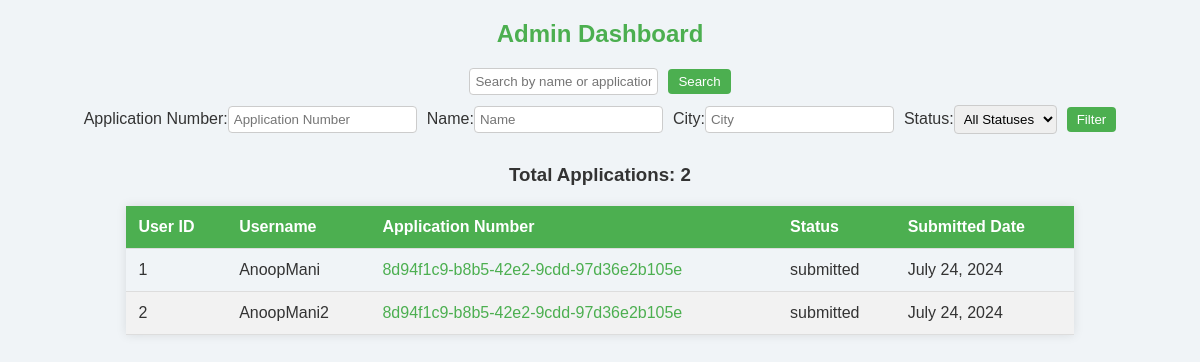
/admin_dashboard/ (signed in), run on the app's committed database.
### myapp/models.py (models this page shows, shortened)
class BuildingPermit(models.Model):
    AREA_CHOICES = [
        ('0-0.3', '0<0.3'),
        ('0.3-0.5', '0.3<0.5'),
        ('0.5-0.7', '0.5<0.7'),
        ('0.7+', '>=0.7'),
    ]
    FLOORS_CHOICES = [
        ('1-3', '1-3'),
        ('4-6', '4-6'),
        ('7+', '>=7'),
    ]
    __application_status_options = {
        "submitted": "Submitted",
        "in progress": "In Progress",
        "approved": "Approved",
    }
    name = models.CharField(max_length=100)
    contact_number = models.CharField(max_length=15)
    mail_id = models.EmailField()
    city = models.CharField(max_length=100)
    province = models.CharField(max_length=100)
    area = models.CharField(max_length=20, choices=AREA_CHOICES)
    floors = models.CharField(max_length=20, choices=FLOORS_CHOICES)
    government_id_proof = models.FileField(upload_to=user_id_proof_path)
    land_purchase_record = models.FileField(upload_to=user_land_records_path)
    trees_required = models.PositiveIntegerField()
    application_number = models.CharField(max_length=50, default=str(uuid.uuid4()))
    application_status = models.CharField(max_length=20, choices=__application_status_options, default="submitted")
    date = models.CharField(max_length=50, default=str(datetime.now().strftime("%B %d, %Y")))
    user_id = models.PositiveIntegerField(default=1)
    usr = models.ForeignKey(CustomUser, on_delete=models.CASCADE)

class CustomUser(AbstractUser):
    first_name = models.CharField(max_length=50, blank=True, null=True)
    last_name = models.CharField(max_length=50, blank=True, null=True)
    email = models.EmailField(unique=True)
    phone = models.CharField(max_length=10, blank=True, null=True)
    is_admin = models.BooleanField(default=False)

### myapp/views.py (the view, shortened to what this page needs)
# urls.py: path('admin_dashboard/', views.admin_dashboard, name='admin_dashboard'),
@login_required
@user_passes_test(lambda u: u.is_admin)
def admin_dashboard(request):
    search_form = SearchForm(request.GET)
    filter_form = FilterForm(request.GET)
    permits = BuildingPermit.objects.all()
    total_applications = permits.count()
    if filter_form.is_valid():
        if filter_form.cleaned_data.get('application_number'):
            permits = permits.filter(application_number=filter_form.cleaned_data['application_number'])
        if filter_form.cleaned_data.get('name'):
            permits = permits.filter(name__icontains=filter_form.cleaned_data['name'])
        if filter_form.cleaned_data.get('city'):
            permits = permits.filter(city__icontains=filter_form.cleaned_data['city'])
        if filter_form.cleaned_data.get('status'):
            permits = permits.filter(application_status=filter_form.cleaned_data['status'])
    context = {
        'search_form': search_form,
        'filter_form': filter_form,
        'permits': permits,
        'total_applications': total_applications,
    }
    return render(request, 'admin/admin_dashboard.html', context)

### myapp/forms.py
class SearchForm(forms.Form):
    def __init__(self, *args, **kwargs):
        kwargs.setdefault('label_suffix', '')
        super(SearchForm, self).__init__(*args, **kwargs)
    query = forms.CharField(
        required=True,
        widget=forms.TextInput(
            attrs={
                'class': 'search-form',
                'placeholder': "Enter name, application number to search...",
            }
        ),
        label='Search Applications',
    )

class FilterForm(forms.Form):
    application_number = forms.CharField(
        required=False,
        widget=forms.TextInput(attrs={
            'class': 'filter-input',
            'placeholder': 'Application Number'
        }),
        label='Application Number'
    )
    name = forms.CharField(
        required=False,
        widget=forms.TextInput(attrs={
            'class': 'filter-input',
            'placeholder': 'Name'
        }),
        label='Name'
    )
    city = forms.CharField(
        required=False,
        widget=forms.TextInput(attrs={
            'class': 'filter-input',
            'placeholder': 'City'
        }),
        label='City'
    )
    status = forms.ChoiceField(
        required=False,
        choices=[
            ('', 'All Statuses'),
            ('submitted', 'Submitted'),
            ('in progress', 'In Progress'),
            ('approved', 'Approved'),
            ('rejected', 'Rejected'),
        ],
        widget=forms.Select(attrs={'class': 'filter-select'}),
        label='Status'
    )

### myapp/templates/admin/admin_dashboard.html (shortened to what this page needs)
{% load static %}
<!DOCTYPE html>
<html lang="en">
<head>
    <link rel="stylesheet" type="text/css" href="{% static 'admin/admin_dashboard.css' %}">
</head>
<body>
    <h2>Admin Dashboard</h2>
    <div class="search-filter-container">
        <form class="search-form" method="get" action="{% url 'myapp:admin_dashboard' %}">
            <input type="text" name="query" placeholder="Search by name or application number">
            <button type="submit">Search</button>
        </form>
        <form class="filter-form" method="get" action="{% url 'myapp:admin_dashboard' %}">
            <label for="application_number">Application Number:</label>
            <input type="text" name="application_number" placeholder="Application Number">
            <label for="name">Name:</label>
            <input type="text" name="name" placeholder="Name">
            <label for="city">City:</label>
            <input type="text" name="city" placeholder="City">
            <label for="status">Status:</label>
            <select name="status">
                <option value="">All Statuses</option>
            </select>
            <button type="submit">Filter</button>
        </form>
    </div>
    <h3 class="total-applications">Total Applications: {{ total_applications }}</h3>
    <table>
        <thead>
            <tr>
                <th>User ID</th>
                <th>Username</th>
                <th>Application Number</th>
                <th>Status</th>
                <th>Submitted Date</th>
            </tr>
        </thead>
        <tbody>
            {% for permit in permits %}
                <tr>
                    <td>{{ permit.usr.id }}</td>
                    <td>{{ permit.usr.username }}</td>
                    <td><a href="{% url 'myapp:admin_application_details' permit.id %}">{{ permit.application_number }}</a></td>
                    <td>{{ permit.application_status }}</td>
                    <td>{{ permit.date }}</td>
                </tr>
            {% endfor %}
        </tbody>
    </table>
</body>
</html>

### myapp/templates/admin/admin_dashboard.css (style rules this page uses)
body { font-family: Arial, sans-serif; background-color: #f0f4f7; color: #333; }
h2 { text-align: center; color: #4CAF50; }
.search-filter-container { display: flex; flex-direction: column; align-items: center; margin-bottom: 20px; }
.search-form, .filter-form { display: flex; align-items: center; margin-bottom: 10px; }
.search-form input[type="text"], .filter-form input[type="text"], .filter-form select { margin-right: 10px; padding: 5px; border: 1px solid #ccc; border-radius: 4px; }
.search-form button, .filter-form button { padding: 5px 10px; background-color: #4CAF50; color: white; border: none; border-radius: 4px; cursor: pointer; }
.total-applications { text-align: center; margin-bottom: 20px; }
table { width: 80%; margin: 0 auto; border-collapse: collapse; box-shadow: 0 0 10px rgba(0, 0, 0, 0.1); }
th, td { padding: 12px; text-align: left; border-bottom: 1px solid #ddd; }
th { background-color: #4CAF50; color: white; }
tr:nth-child(even) { background-color: #f2f2f2; }
a { color: #4CAF50; text-decoration: none; }

### data on the page
BuildingPermit: usr.id "1", usr.username "AnoopMani", application_number "8d94f1c9-b8b5-42e2-9cdd-97d36e2b105e", application_status "submitted", date "July 24, 2024"
BuildingPermit: usr.id "2", usr.username "AnoopMani2", application_number "8d94f1c9-b8b5-42e2-9cdd-97d36e2b105e", application_status "submitted", date "July 24, 2024"

### other printed values
{{ total_applications }} "2"
